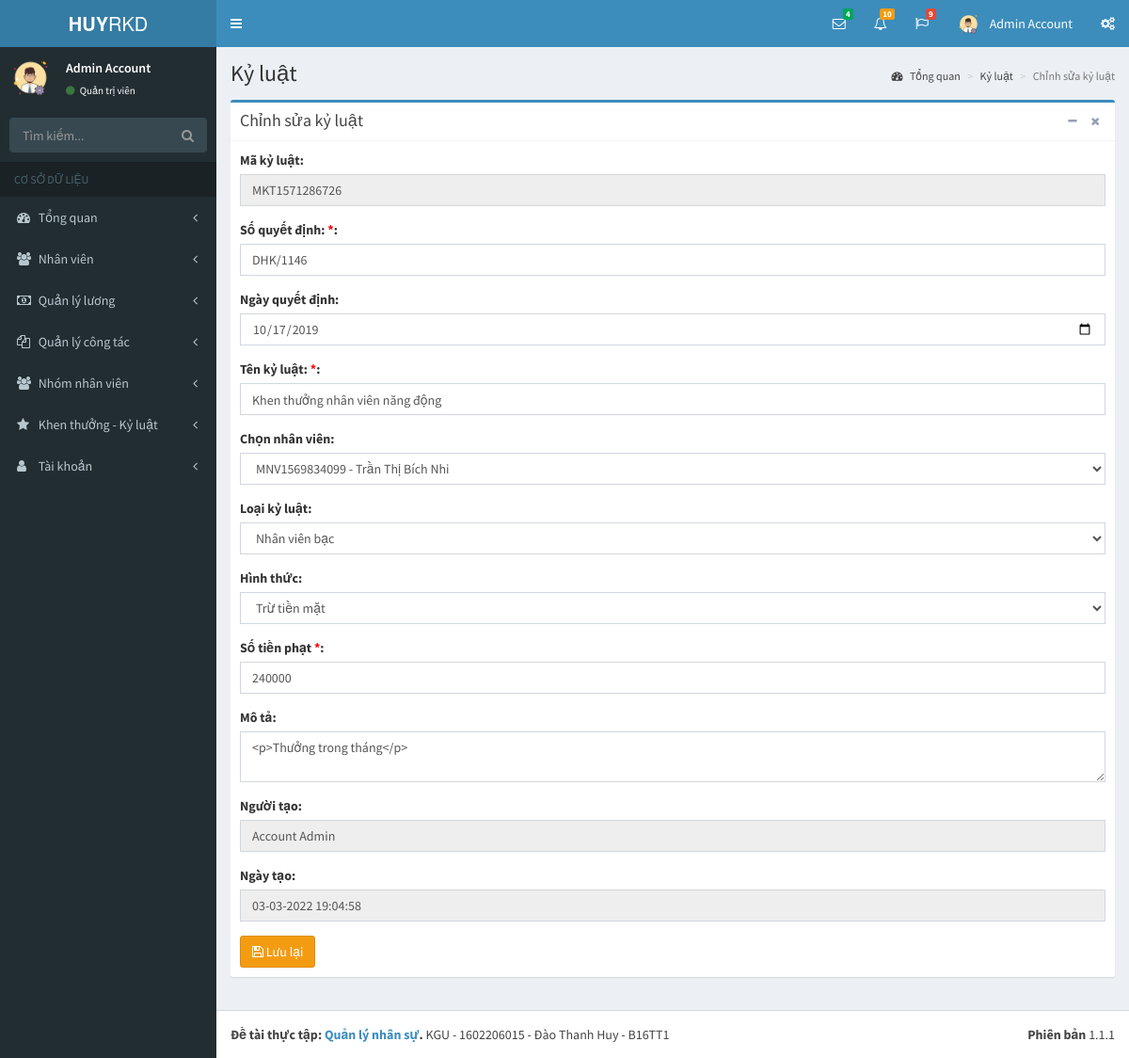
The page /pages/sua-ky-luat.php?id=MKT1571286726 (signed in) on the database its author committed.
### tables this page shows
CREATE TABLE `tai_khoan` (
  `id` int(11) NOT NULL,
  `ho` varchar(50) NOT NULL,
  `ten` varchar(50) NOT NULL,
  `hinh_anh` varchar(50) NOT NULL,
  `email` varchar(50) NOT NULL,
  `mat_khau` varchar(50) NOT NULL,
  `so_dt` varchar(50) NOT NULL,
  `quyen` tinyint(1) NOT NULL,
  `trang_thai` tinyint(1) NOT NULL,
  `truy_cap` int(11) NOT NULL,
  `ngay_tao` datetime NOT NULL,
  `ngay_sua` datetime NOT NULL
);

CREATE TABLE `khen_thuong_ky_luat` (
  `id` int(11) NOT NULL,
  `ma_kt` varchar(50) NOT NULL,
  `so_qd` varchar(50) NOT NULL,
  `ngay_qd` date NOT NULL,
  `nhanvien_id` int(11) NOT NULL,
  `ten_khen_thuong` varchar(255) NOT NULL,
  `loai_kt_id` int(11) NOT NULL,
  `hinh_thuc` tinyint(1) NOT NULL,
  `so_tien` double NOT NULL,
  `flag` tinyint(1) NOT NULL,
  `ghi_chu` varchar(500) NOT NULL,
  `nguoi_tao` varchar(50) NOT NULL,
  `ngay_tao` datetime NOT NULL,
  `nguoi_sua` varchar(50) NOT NULL,
  `ngay_sua` datetime NOT NULL
);

CREATE TABLE `nhanvien` (
  `id` int(11) NOT NULL,
  `ma_nv` varchar(50) NOT NULL,
  `hinh_anh` varchar(255) NOT NULL,
  `ten_nv` varchar(255) NOT NULL,
  `biet_danh` varchar(255) NOT NULL,
  `gioi_tinh` tinyint(1) NOT NULL,
  `ngay_sinh` date NOT NULL,
  `noi_sinh` varchar(255) NOT NULL,
  `hon_nhan_id` int(11) NOT NULL,
  `so_cmnd` varchar(50) NOT NULL,
  `noi_cap_cmnd` varchar(255) NOT NULL,
  `ngay_cap_cmnd` date NOT NULL,
  `nguyen_quan` varchar(255) NOT NULL,
  `quoc_tich_id` int(11) NOT NULL,
  `ton_giao_id` int(11) NOT NULL,
  `dan_toc_id` int(11) NOT NULL,
  `ho_khau` varchar(255) NOT NULL,
  `tam_tru` varchar(255) NOT NULL,
  `loai_nv_id` int(11) NOT NULL,
  `trinh_do_id` int(11) NOT NULL,
  `chuyen_mon_id` int(11) NOT NULL,
  `bang_cap_id` int(11) NOT NULL,
  `phong_ban_id` int(11) NOT NULL,
  `chuc_vu_id` int(11) NOT NULL,
  `trang_thai` tinyint(1) NOT NULL,
  `nguoi_tao_id` int(11) NOT NULL,
  `ngay_tao` datetime NOT NULL,
  `nguoi_sua_id` int(11) NOT NULL,
  `ngay_sua` datetime NOT NULL
);

CREATE TABLE `loai_khen_thuong_ky_luat` (
  `id` int(11) NOT NULL,
  `ma_loai` varchar(50) NOT NULL,
  `ten_loai` varchar(255) NOT NULL,
  `ghi_chu` varchar(255) NOT NULL,
  `flag` tinyint(1) NOT NULL,
  `nguoi_tao` varchar(50) NOT NULL,
  `ngay_tao` datetime NOT NULL,
  `nguoi_sua` varchar(50) NOT NULL,
  `ngay_sua` datetime NOT NULL
);

### pages/sua-ky-luat.php (the view, shortened to what this page needs)
<?php
if(isset($_SESSION['username']) && isset($_SESSION['level']))
{
  include('../layouts/header.php');
  include('../layouts/topbar.php');
  include('../layouts/sidebar.php');
  if(isset($_GET['id']))
  {
    $id = $_GET['id'];
    $kt = "SELECT * FROM khen_thuong_ky_luat WHERE ma_kt = '$id'";
    $resultKT = mysqli_query($conn, $kt);
    $rowKT = mysqli_fetch_array($resultKT);
    $nvAC = "SELECT nv.id as idAC, ma_nv, ten_nv, lktkl.id as loai_id, ten_loai FROM khen_thuong_ky_luat ktkl, nhanvien nv, loai_khen_thuong_ky_luat lktkl WHERE nv.id = ktkl.nhanvien_id AND lktkl.id = ktkl.loai_kt_id AND  ma_kt = '$id'";
    $resultNVAC = mysqli_query($conn, $nvAC);
    $rowNVAC = mysqli_fetch_array($resultNVAC);
  }
?>
  <div class="content-wrapper">
    <section class="content-header">
      <h1>
        Kỷ luật
      </h1>
      <ol class="breadcrumb">
        <li><a href="index.php?p=index&a=statistic"><i class="fa fa-dashboard"></i> Tổng quan</a></li>
        <li><a href="ky-luat.php?p=bonus-discipline&a=discipline">Kỷ luật</a></li>
        <li class="active">Chỉnh sửa kỷ luật</li>
      </ol>
    </section>
    <section class="content">
      <div class="row">
        <div class="col-xs-12">
          <div class="box box-primary">
            <div class="box-header with-border">
              <h3 class="box-title">Chỉnh sửa kỷ luật</h3>
              <div class="box-tools pull-right">
                <button type="button" class="btn btn-box-tool" data-widget="collapse"><i class="fa fa-minus"></i></button>
                <button type="button" class="btn btn-box-tool" data-widget="remove"><i class="fa fa-remove"></i></button>
              </div>
            </div>
            <div class="box-body">
              <form action="" method="POST">
                <div class="row">
                  <div class="col-md-12">
                    <div class="form-group">
                      <label for="exampleInputEmail1">Mã  kỷ luật: </label>
                      <input type="text" class="form-control" name="maKyLuat" value="<?php echo $id; ?>" readonly>
                    </div>
                    <div class="form-group">
                      <label for="exampleInputEmail1">Số quyết định: <span style="color: red;">*</span>: </label>
                      <input type="text" class="form-control" id="exampleInputEmail1" placeholder="Nhập số quyết định" name="soQuyetDinh" value="<?php echo $rowKT['so_qd']; ?>">
                    </div>
                    <div class="form-group">
                      <label for="exampleInputEmail1">Ngày quyết định: </label>
                      <input type="date" class="form-control" id="exampleInputEmail1" placeholder="Nhập tên loại" value="<?php echo date_format(date_create($rowKT['ngay_qd']), 'Y-m-d'); ?>" name="ngayQuyetDinh">
                    </div>
                    <div class="form-group">
                      <label for="exampleInputEmail1">Tên kỷ luật: <span style="color: red;">*</span>: </label>
                      <input type="text" class="form-control" id="exampleInputEmail1" placeholder="Nhập tên kỷ luật" name="tenKyLuat" value="<?php echo $rowKT['ten_khen_thuong']; ?>">
                    </div>
                    <div class="form-group">
                      <label for="exampleInputEmail1">Chọn nhân viên: </label>
                      <select class="form-control" name="nhanVien">
                      <option value="<?php echo $rowNVAC['idAC']; ?>"><?php echo $rowNVAC['ma_nv']; ?> - <?php echo $rowNVAC['ten_nv']; ?></option>
                      </select>
                    </div>
                    <div class="form-group">
                      <label for="exampleInputEmail1">Loại kỷ luật: </label>
                      <select class="form-control" name="loaiKyLuat">
                      <option value="<?php echo $rowNVAC['loai_id']; ?>"><?php echo $rowNVAC['ten_loai']; ?></option>
                      </select>
                    </div>
                    <div class="form-group">
                      <label for="exampleInputEmail1">Hình thức: </label>
                      <select class="form-control" name="hinhThuc">
                      <?php
                        if($rowKT['hinh_thuc'] == 1)
                        {
                          echo "<option value='1' selected>Trừ tiền qua thẻ</option>";
                          echo "<option value='0'>Trừ tiền mặt</option>";
                        }
                        else
                        {
                          echo "<option value='0' selected>Trừ tiền mặt</option>";
                        }
                      ?>
                      </select>
                    </div>
                    <div class="form-group">
                      <label for="exampleInputEmail1">Số tiền phạt <span style="color: red;">*</span>: </label>
                      <input type="text" class="form-control" id="exampleInputEmail1" placeholder="Nhập số tiền thưởng" name="soTienPhat" value="<?php echo $rowKT['so_tien']; ?>">
                    </div>
                    <div class="form-group">
                      <label for="exampleInputEmail1">Mô tả: </label>
                      <textarea class="form-control" id="editor1" name="moTa"><?php echo $rowKT['ghi_chu']; ?></textarea>
                    </div>
                    <div class="form-group">
                      <label for="exampleInputEmail1">Người tạo: </label>
                      <input type="text" class="form-control" id="exampleInputEmail1" value="<?php echo $row_acc['ho']; ?> <?php echo $row_acc['ten']; ?>" name="nguoiTao" readonly>
                    </div>
                    <div class="form-group">
                      <label for="exampleInputEmail1">Ngày tạo: </label>
                      <input type="text" class="form-control" id="exampleInputEmail1" value="<?php echo date('d-m-Y H:i:s'); ?>" name="ngayTao" readonly>
                    </div>
                    <?php
                      if($_SESSION['level'] == 1)
                        echo "<button type='submit' class='btn btn-warning' name='save'><i class='fa fa-save'></i> Lưu lại</button>";
                    ?>
                  </div>
                </div>
              </form>
            </div>
          </div>
        </div>
      </div>
    </section>
  </div>
<?php
  include('../layouts/footer.php');
}
else
{
  header('Location: dang-nhap.php');
}
?>

### layouts/topbar.php (shortened to what this page needs)
<body class="hold-transition skin-blue sidebar-mini">
<div class="wrapper">
  <header class="main-header">
    <a href="index.php?p=index&a=statistic" class="logo">
      <span class="logo-lg"><b>HUY</b>RKD</span>
    </a>
    <nav class="navbar navbar-static-top">
      <a href="#" class="sidebar-toggle" data-toggle="push-menu" role="button">
      </a>
      <div class="navbar-custom-menu">
        <ul class="nav navbar-nav">
          <li class="dropdown messages-menu">
            <a href="#" class="dropdown-toggle" data-toggle="dropdown">
              <i class="fa fa-envelope-o"></i>
              <span class="label label-success">4</span>
            </a>
          </li>
          <li class="dropdown notifications-menu">
            <a href="#" class="dropdown-toggle" data-toggle="dropdown">
              <i class="fa fa-bell-o"></i>
              <span class="label label-warning">10</span>
            </a>
          </li>
          <li class="dropdown tasks-menu">
            <a href="#" class="dropdown-toggle" data-toggle="dropdown">
              <i class="fa fa-flag-o"></i>
              <span class="label label-danger">9</span>
            </a>
          </li>
          <li class="dropdown user user-menu">
            <a href="#" class="dropdown-toggle" data-toggle="dropdown">
              <img src="../uploads/images/<?php echo $row_acc['hinh_anh']; ?>" class="user-image" alt="User Image">
              <span class="hidden-xs"><?php echo $row_acc['ten']; ?> <?php echo $row_acc['ho']; ?></span>
            </a>
          </li>
          <li>
            <a href="#" data-toggle="control-sidebar"><i class="fa fa-gears"></i></a>
          </li>
        </ul>
      </div>
    </nav>
  </header>

### layouts/sidebar.php (shortened to what this page needs)
<aside class="main-sidebar">
  <section class="sidebar">
    <div class="user-panel">
      <div class="pull-left image">
        <img src="../uploads/images/<?php echo $row_acc['hinh_anh']; ?>" class="img-circle" alt="User Image">
      </div>
      <div class="pull-left info">
        <p>
          <?php echo $row_acc['ten']; ?> <?php echo $row_acc['ho']; ?>
        </p>
        <a href="#"><i class="fa fa-circle text-success"></i>
          <?php
            if($row_acc['quyen'] == 1)
            {
              echo "Quản trị viên";
            }
            else
            {
              echo "Nhân viên";
            }
          ?>
        </a>
      </div>
    </div>
    <form action="#" method="get" class="sidebar-form">
      <div class="input-group">
        <input type="text" name="q" class="form-control" placeholder="Tìm kiếm...">
        <span class="input-group-btn">
              <button type="submit" name="search" id="search-btn" class="btn btn-flat"><i class="fa fa-search"></i>
              </button>
            </span>
      </div>
    </form>
    <ul class="sidebar-menu" data-widget="tree">
      <li class="header">CƠ SỞ DỮ LIỆU</li>
      <li class="<?php if($p == 'index') echo 'active'; ?> treeview">
        <a href="#">
          <i class="fa fa-dashboard"></i> <span>Tổng quan</span>
          <span class="pull-right-container">
            <i class="fa fa-angle-left pull-right"></i>
          </span>
        </a>
      </li>
      <li class="<?php if($p == 'staff') echo 'active'; ?> treeview">
        <a href="#">
          <i class="fa fa-users"></i>
          <span>Nhân viên</span>
          <span class="pull-right-container">
            <i class="fa fa-angle-left pull-right"></i>
          </span>
        </a>
      </li>
      <li class="<?php if($p == 'salary') echo 'active'; ?> treeview">
        <a href="#">
          <i class="fa fa-money"></i>
          <span>Quản lý lương</span>
          <span class="pull-right-container">
            <i class="fa fa-angle-left pull-right"></i>
          </span>
        </a>
      </li>
      <li class="<?php if($p == 'collaborate') echo 'active'; ?> treeview">
        <a href="#">
          <i class="fa fa-files-o"></i>
          <span>Quản lý công tác</span>
          <span class="pull-right-container">
            <i class="fa fa-angle-left pull-right"></i>
          </span>
        </a>
      </li>
      <li class="<?php if($p == 'group') echo 'active'; ?> treeview">
        <a href="#">
          <i class="fa fa-users"></i> <span>Nhóm nhân viên</span>
          <span class="pull-right-container">
            <i class="fa fa-angle-left pull-right"></i>
          </span>
        </a>
      </li>
      <li class="<?php if($p == 'bonus-discipline') echo 'active'; ?> treeview">
        <a href="#">
          <i class="fa fa-star"></i> <span>Khen thưởng - Kỷ luật</span>
          <span class="pull-right-container">
            <i class="fa fa-angle-left pull-right"></i>
          </span>
        </a>
      </li>
      <li class="<?php if($p == 'account') echo 'active'; ?> treeview">
        <a href="#">
          <i class="fa fa-user"></i> <span>Tài khoản</span>
          <span class="pull-right-container">
            <i class="fa fa-angle-left pull-right"></i>
          </span>
        </a>
      </li>
    </ul>
  </section>
</aside>

### rows shown on the page
tai_khoan: hinh_anh (picture), ten "Admin", ho "Account", nguoiTao "Account Admin"
khen_thuong_ky_luat: soQuyetDinh "DHK/1146", ngayQuyetDinh "10/17/2019", tenKyLuat "Khen thưởng nhân viên năng động", hinhThuc "Trừ tiền mặt", soTienPhat "240000", moTa "<p>Thưởng trong tháng</p>"
nhanvien: nhanVien "MNV1569834099 - Trần Thị Bích Nhi", loaiKyLuat "Nhân viên bạc"
